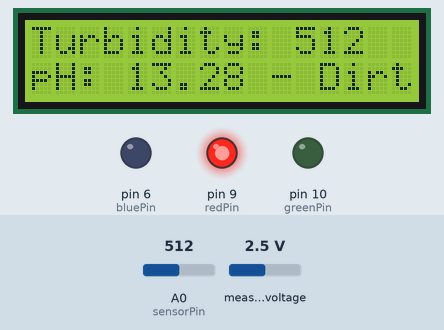
Simulated run of this sketch. Board: Arduino Uno, built with avr-gcc and run on an emulated ATmega328P. Parts: 16×2 character LCD, output pins drawn as LEDs (lit = HIGH). The inputs (shaded band) are chosen by the test bench; at power-on: A0 (sensorPin) = 512, measured voltage 2.5 V.

Above: at 3.2 s.
3.3 s: A0 (sensorPin) set to 583
At 5.0 s:
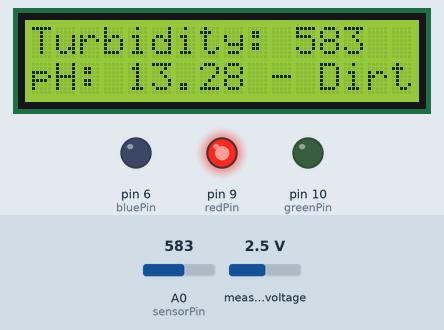
5.6 s: A0 (sensorPin) set to 615
At 6.8 s:
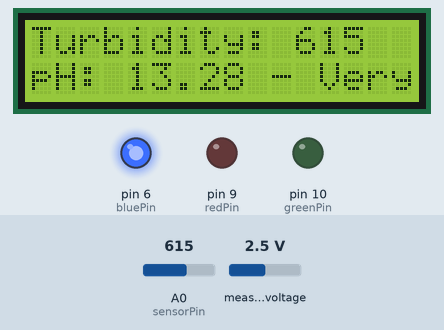
7.7 s: A0 (sensorPin) set to 290
At 8.6 s:
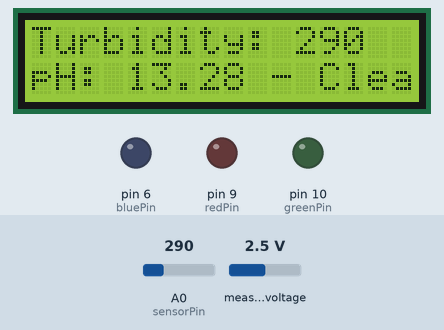
9.8 s: measured voltage set to 0.1 V
At 11.5 s:
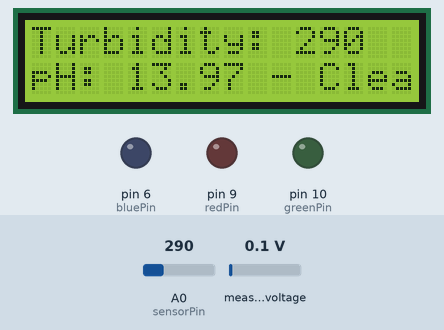
11.8 s: measured voltage set to 1.2 V
At 13.1 s:
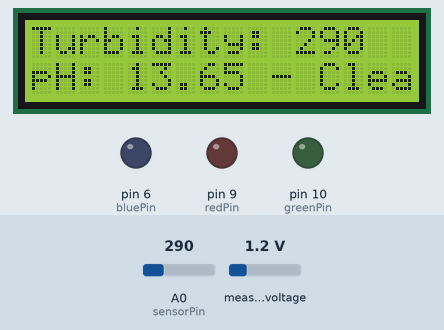
13.9 s: measured voltage set to 3.8 V
At 15.9 s:
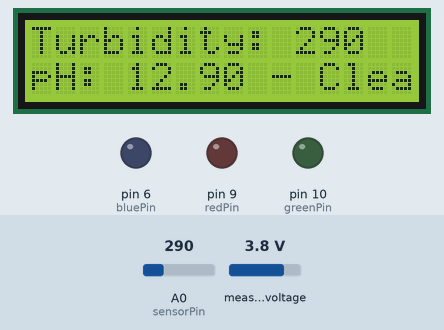
Timing chart, 0 to 17.0 s (numbered marks = the images above; inputs shaded):
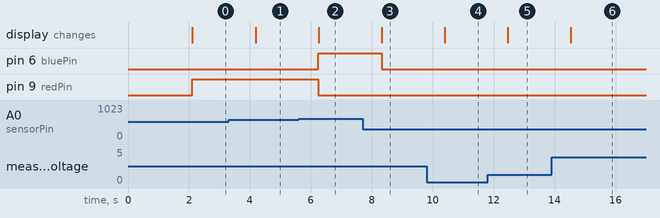

Measured:
- the behaviour switches between 599 and 600 on A0 (sensorPin) (found by bisection; images 1 and 2)
- after the input at 3.3 s, the display: changes after 0.88 s (image 1)
- after the input at 5.6 s, pin 6 (bluePin): LOW → HIGH after 0.65 s; pin 9 (redPin): HIGH → LOW after 0.65 s; the display: changes after 0.66 s (image 2)
- after the input at 7.7 s, pin 6 (bluePin): HIGH → LOW after 0.62 s; the display: changes after 0.63 s (image 3)
- after the input at 9.8 s, the display: changes after 0.60 s (image 4)
- after the input at 11.8 s, the display: changes after 0.67 s (image 5)
- after the input at 13.9 s, the display: changes after 0.64 s (image 6)

The sketch:

Turbidity_PH-SensingDevice.ino
```cpp
#include <Wire.h>
#include <LiquidCrystal_I2C.h>
#include <Adafruit_Sensor.h>
#include <Adafruit_ADS1015.h>

Adafruit_ADS1015 ads;
LiquidCrystal_I2C lcd(0x27, 16, 2); // set the LCD address to 0x27 for a 16x2 LCD
int redPin = 9;
int greenPin = 10;
int bluePin = 6;
int sensorPin = A0;
int pH_sensor_pin = A1;
float voltage = 0.0;
float pH = 0.0;

void setup() {
  lcd.init(); // initialize the lcd
  lcd.backlight();
  lcd.print("Water Monitoring");
  delay(2000);
  lcd.clear();
  ads.begin();
  pinMode(redPin, OUTPUT);
  pinMode(greenPin, OUTPUT);
  pinMode(bluePin, OUTPUT);
  pinMode(sensorPin, INPUT);
}

void loop() {
  int sensorValue = analogRead(sensorPin);
  voltage = ads.readADC_SingleEnded(pH_sensor_pin) * (5.0 / 32768.0);
  pH = -5.70 * voltage + 14.00;
  lcd.clear();
  lcd.print("Turbidity: ");
  lcd.print(sensorValue);
  lcd.setCursor(0, 1);
  lcd.print("pH: ");
  lcd.print(pH);
  if (sensorValue < 300) {
    digitalWrite(redPin, LOW);
    digitalWrite(greenPin, LOW);
    digitalWrite(bluePin, LOW);
    lcd.print(" - Clear");
  } else if (sensorValue >= 300 && sensorValue < 600) {
    digitalWrite(redPin, HIGH);
    digitalWrite(greenPin, LOW);
    digitalWrite(bluePin, LOW);
    lcd.print(" - Dirty");
  } else {
    digitalWrite(redPin, LOW);
    digitalWrite(greenPin, LOW);
    digitalWrite(bluePin, HIGH);
    lcd.print(" - Very Dirty");
  }
  delay(1000);
}
```
